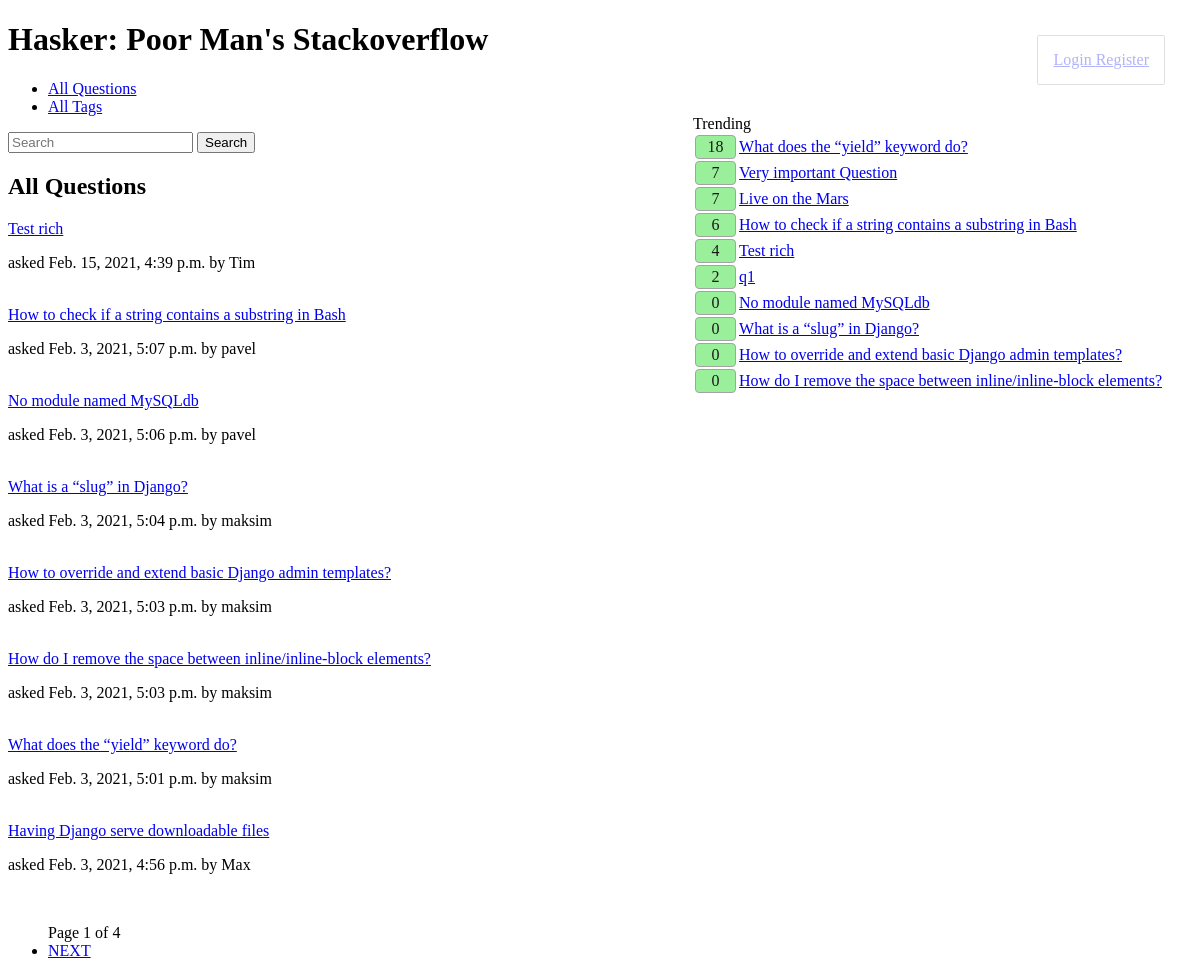
The page / on the database its author committed.
### hasker/models.py (models this page shows, shortened)
class Question(models.Model):
    author = models.ForeignKey(User, on_delete=models.CASCADE)
    title = models.CharField(max_length=150, db_index=True)
    slug = models.SlugField(max_length=150, blank=True, unique=True)
    content = RichTextField(blank=False, db_index=True)
    tags = models.ManyToManyField('Tag', blank=True, related_name='questions')
    date_create = models.DateTimeField(auto_now_add=True)
    rating = models.IntegerField(default=0, blank=False, null=False)
    def get_absolute_url(self):
        return reverse('question_detail_url', kwargs={'slug': self.slug})
    class Meta:
        ordering = ['-date_create']

### hasker/views.py (the view)
# urls.py: path('', IndexView.as_view(), name='questions_list_url'),
class IndexView(generic.ListView):
    template_name = 'hasker/index.html'
    context_object_name = 'questions'
    paginate_by = 8
    def get_queryset(self):
        search_query = self.request.GET.get('search', '')
        if search_query:
            return Question.objects.filter(Q(title__icontains=search_query) | Q(content__icontains=search_query))
        return Question.objects.all()

### hasker/context_processors.py (called while the page is built)
def trending(request):
    return {
        'trending': Question.objects.order_by('-rating', '-date_create')[:10]
    }

### hasker/templates/hasker/index.html (shortened to what this page needs)
{% extends 'hasker/base_hasker.html' %}
{% block content %}
    <h2>All Questions</h2>
    {% for question in questions %}
        <div>
            <a href="{{ question.get_absolute_url }}" >{{ question.title }} </a>
            <p> asked {{ question.date_create }} by {{ question.author }} </p>
            <br>
        </div>
    {% endfor %}
        <div class="trending">
            <div>Trending</div>
            <table>
                {% for question in trending %}
                <tr>
                    <td class="rating">{{ question.rating }}</td>
                    <td><a href="{{ question.get_absolute_url }}">{{ question.title }}</a></td>
                </tr>
                {% endfor %}
            </table>
        </div>
{% endblock %}

### static/css/styles.css (style rules this page uses)
.trending { border-radius: 2px; position: fixed; right: 30px; top: 110px; padding: 5px; }
.rating { padding: 2px; border: 1px solid #999; border-radius: 4px; background-color: #90EE90; opacity: 0.9; width: 35px; text-align: center; }

### rows shown on the page
Question: title "Test rich", date_create "Feb. 15, 2021, 4:39 p.m.", author "Tim", rating "4"
Question: title "How to check if a string contains a substring in Bash", date_create "Feb. 3, 2021, 5:07 p.m.", author "pavel", rating "6"
Question: title "No module named MySQLdb", date_create "Feb. 3, 2021, 5:06 p.m.", author "pavel", rating "0"
Question: title "What is a “slug” in Django?", date_create "Feb. 3, 2021, 5:04 p.m.", author "maksim", rating "0"
Question: title "How to override and extend basic Django admin templates?", date_create "Feb. 3, 2021, 5:03 p.m.", author "maksim", rating "0"
Question: title "How do I remove the space between inline/inline-block elements?", date_create "Feb. 3, 2021, 5:03 p.m.", author "maksim", rating "0"
Question: title "What does the “yield” keyword do?", date_create "Feb. 3, 2021, 5:01 p.m.", author "maksim", rating "18"
Question: title "Having Django serve downloadable files", date_create "Feb. 3, 2021, 4:56 p.m.", author "Max"
Question: rating "7", title "Very important Question"
Question: rating "7", title "Live on the Mars"
Question: rating "2", title "q1"

### other values the page prints
{{ page_obj.number }} "1"
{{ page_obj.paginator.num_pages }} "4"
